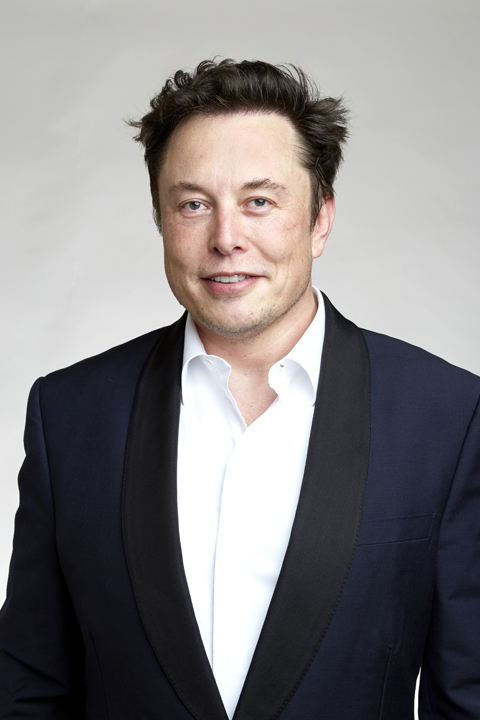
#> input picture Elon_Musk.jpg, 480 x 720 px
$ python -i mini.py   (imports and definitions only)
#> lines starting #> are read from the running program, lines starting #| are printed output that depends on the picture; after the words box and inside, x2 and y2 are one past the last pixel; in counts of white or black regions, pixels touching at a corner belong together
import cv2 #for image processing
import easygui #to open the filebox
import numpy as np #to store image
import imageio #to read image stored at particular path

import sys
import matplotlib.pyplot as plt
import os
import tkinter as tk
from tkinter import filedialog
from tkinter import *
from PIL import ImageTk, Image

# [4 lines not run here, left out]
# [1 line that did not run here, left out]

def upload():
    ImagePath=easygui.fileopenbox()
    cartoonify(ImagePath)


def cartoonify(ImagePath):
    # read the image
#> called with ImagePath = 'Elon_Musk.jpg'
    originalmage = cv2.imread(ImagePath)
#> originalmage is the input picture: shape (720, 480, 3); mean B, G, R 129.9, 128.8, 131.8
    originalmage = cv2.cvtColor(originalmage, cv2.COLOR_BGR2RGB)
    #print(image)  # image is stored in form of numbers

    # confirm that image is chosen
    if originalmage is None:
        print("Can not find any image. Choose appropriate file")
        sys.exit()

    ReSized1 = cv2.resize(originalmage, (960, 540))
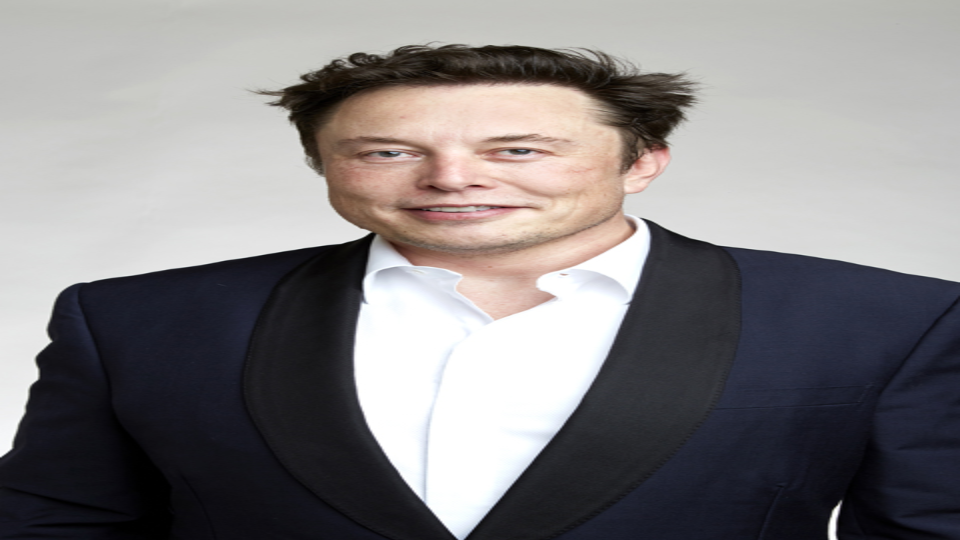
#> ReSized1: shape (540, 960, 3); mean R, G, B 131.7, 128.7, 129.9
    #plt.imshow(ReSized1, cmap='gray')


    #converting an image to grayscale
    grayScaleImage= cv2.cvtColor(originalmage, cv2.COLOR_BGR2GRAY)
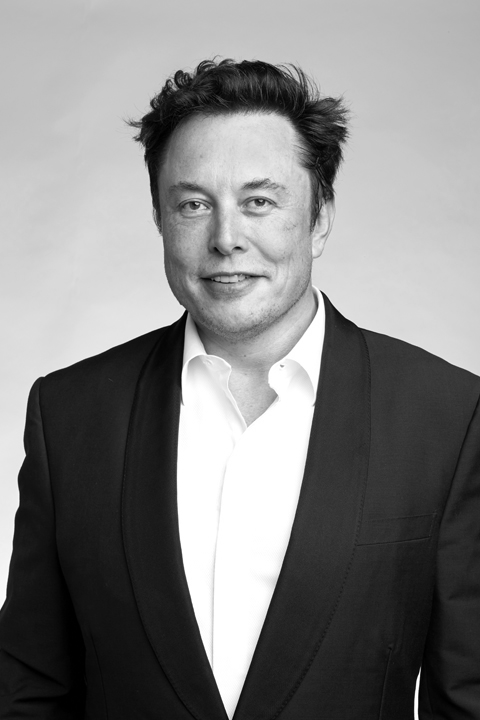
#> grayScaleImage: shape (720, 480); min 0, max 255, mean 129.4
    ReSized2 = cv2.resize(grayScaleImage, (960, 540))
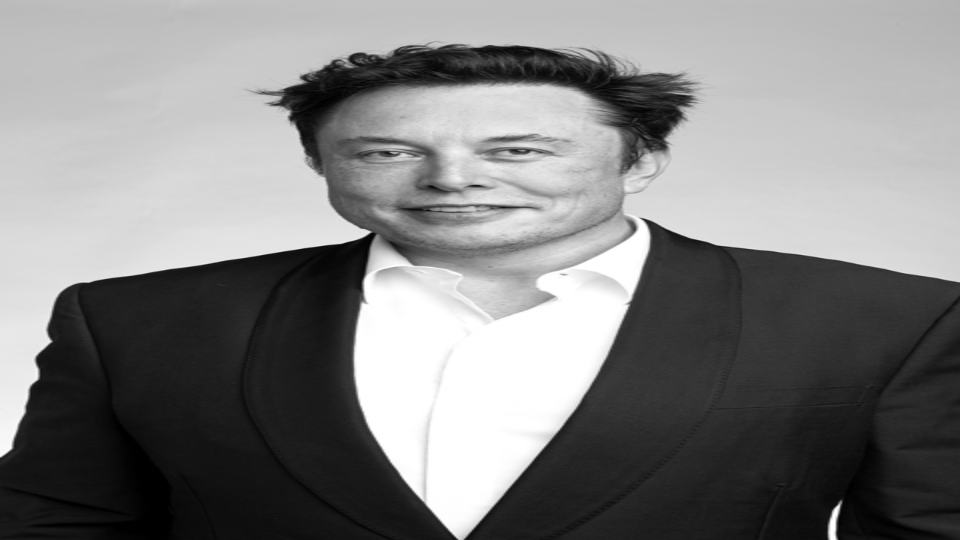
#> ReSized2: shape (540, 960); min 0, max 255, mean 129.3
    #plt.imshow(ReSized2, cmap='gray')


    #applying median blur to smoothen an image
    smoothGrayScale = cv2.medianBlur(grayScaleImage, 5)
    ReSized3 = cv2.resize(smoothGrayScale, (960, 540))
    #plt.imshow(ReSized3, cmap='gray')

    #retrieving the edges for cartoon effect
    #by using thresholding technique
    getEdge = cv2.adaptiveThreshold(smoothGrayScale, 255,
        cv2.ADAPTIVE_THRESH_MEAN_C,
        cv2.THRESH_BINARY, 9, 9)
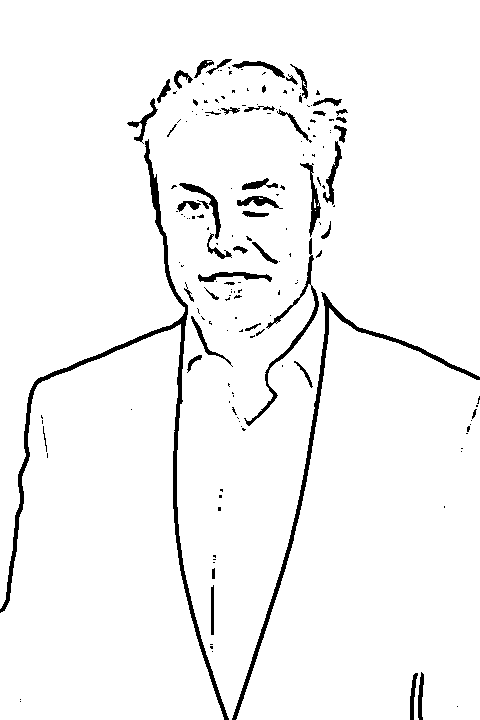
#> getEdge: shape (720, 480); 95.9% white; 174 black regions (123 under 20 px), largest, box (x1, y1, x2, y2) and area: (0, 139, 229, 720) 4205, (232, 292, 480, 720) 2556, (244, 238, 319, 426) 969

    ReSized4 = cv2.resize(getEdge, (960, 540))
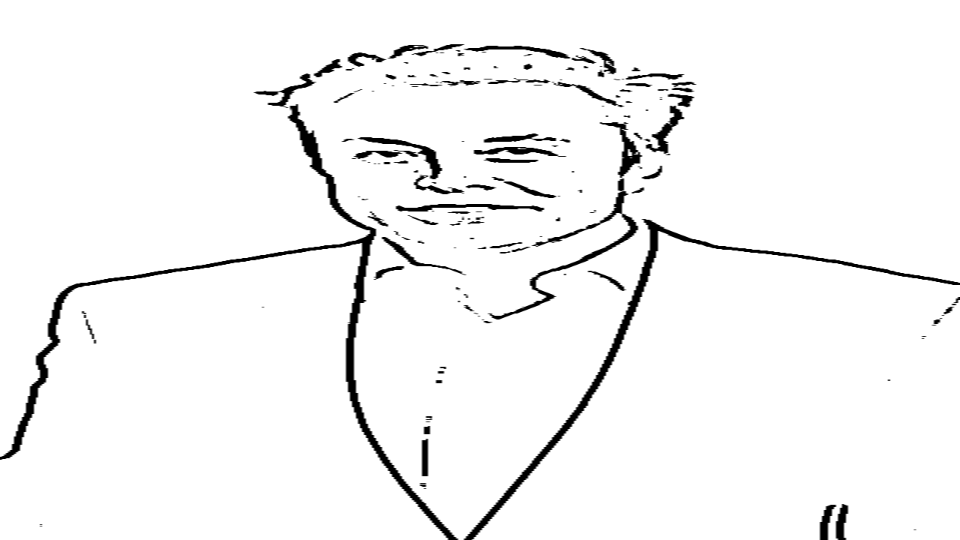
#> ReSized4: shape (540, 960); min 0, max 255, mean 244.6
    #plt.imshow(ReSized4, cmap='gray')

    #applying bilateral filter to remove noise
    #and keep edge sharp as required
    colorImage = cv2.bilateralFilter(originalmage, 9, 300, 300)
    ReSized5 = cv2.resize(colorImage, (960, 540))
    #plt.imshow(ReSized5, cmap='gray')


    #masking edged image with our "BEAUTIFY" image
    cartoonImage = cv2.bitwise_and(colorImage, colorImage, mask=getEdge)
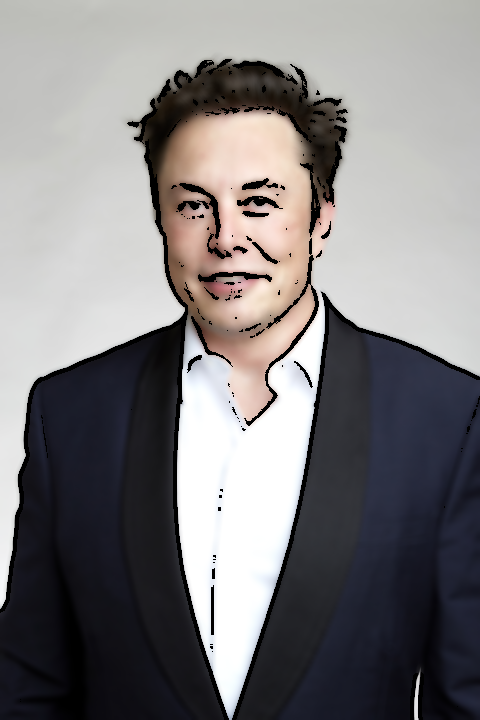
#> cartoonImage: shape (720, 480, 3); mean R, G, B 128, 125.5, 126.7

    ReSized6 = cv2.resize(cartoonImage, (960, 540))
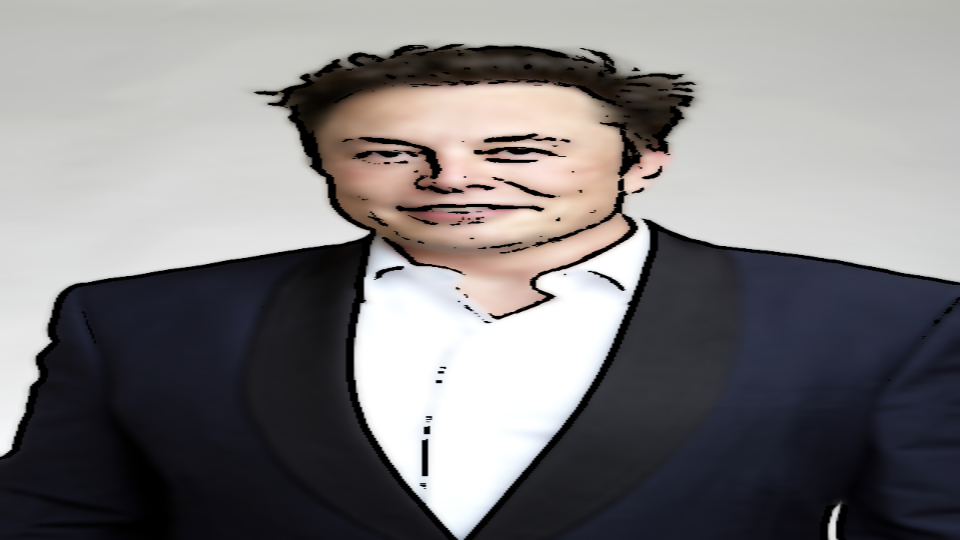
#> ReSized6: shape (540, 960, 3); mean R, G, B 128, 125.4, 126.7
    #plt.imshow(ReSized6, cmap='gray')

    # Plotting the whole transition
    images=[ReSized1, ReSized2, ReSized3, ReSized4, ReSized5, ReSized6]

    fig, axes = plt.subplots(3,2, figsize=(8,8), subplot_kw={'xticks':[], 'yticks':[]}, gridspec_kw=dict(hspace=0.1, wspace=0.1))
    for i, ax in enumerate(axes.flat):
        ax.imshow(images[i], cmap='gray')

#> (the run stopped early here; a loop or call above may not have finished)

$ run again, on dhoni_beard.jpg
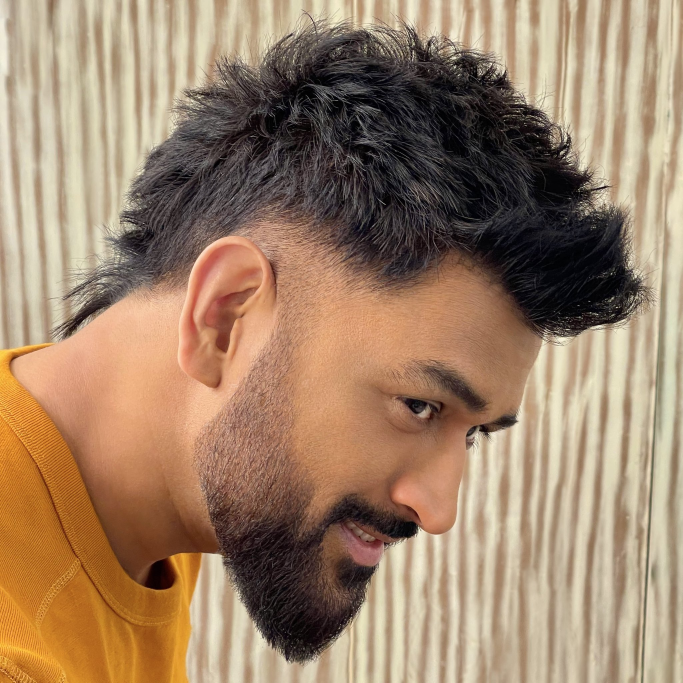
#> input picture dhoni_beard.jpg, 2048 x 2048 px (shown at 1/3 size)
#> in cartoonify, originalmage is the input picture: shape (2048, 2048, 3); mean B, G, R 104.9, 130.4, 158.2
#> in cartoonify, `getEdge = cv2.adaptiveThreshold(smoothGrayScale, 255, cv2.ADAPTIVE_THR..`:
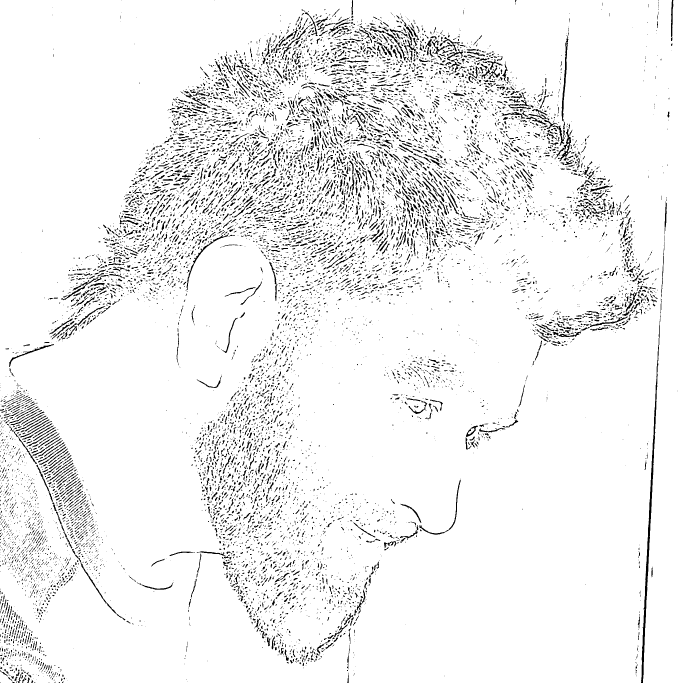
#> getEdge: shape (2048, 2048) (shown at 1/3 size); 93.9% white; 11812 black regions (8437 under 20 px), largest, box (x1, y1, x2, y2) and area: (1923, 943, 1982, 2048) 5623, (1685, 106, 1705, 388) 1281, (1664, 386, 1717, 484) 996
#> in cartoonify, `ReSized6 = cv2.resize(cartoonImage, (960, 540))`:
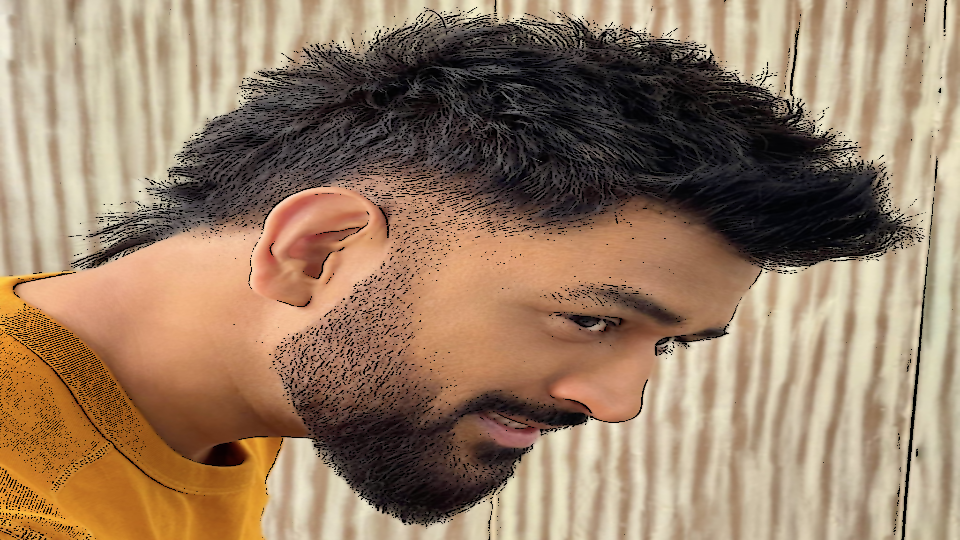
#> ReSized6: shape (540, 960, 3); mean R, G, B 152, 125.5, 101
